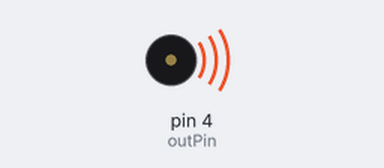
Simulated run of this sketch. Board: Arduino Uno, built with avr-gcc and run on an emulated ATmega328P. Parts: buzzer (waves = sounding).

Above: at 1.2 s.
At 9.0 s:
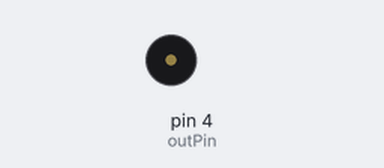
Timing chart, 0 to 20.2 s (numbered marks = the images above):
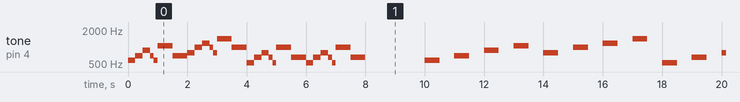

Measured:
- by itself, tone on pin 4 (outPin): plays 587 Hz for 0.25 s, 699 Hz for 0.25 s, 880 Hz for 0.25 s, 699 Hz for 0.13 s, 587 Hz for 0.13 s, 1047 Hz for 0.50 s … (197 notes in this stretch)

The sketch:

Musical_Array.ino
```cpp
// Musical Arpeggio: ii V I Progression

int noteC = 523;
int noteD = 587;
int noteE = 659;
int noteF = 699;
int noteG = 784;
int noteA = 880;
int noteB = 988;
int noteChigh = 1047;
int noteDhigh = 1175;
int noteEhigh = 1319;
int noteFhigh = 1397;

int dMinor[] = {noteD, noteF, noteA, noteChigh};
int gSeven[] = {noteG, noteB, noteDhigh, noteFhigh};
int cMaj[] = {noteC, noteE, noteG, noteB};

int wholeNote = 1000;
int halfNote = 500;
int quartNote = 250;
int dotHalf = 750;
int dotQuart = 375;
int extraWhole = 1250;
int eightNote = 125;
int fiveBeats = 1250;
int fourAndHalfBeats = 1125;

int outPin = 4;
int noteLength = 500;
int restLength = 500;

int melody[] = {noteD, noteF, noteA, noteF, noteD, noteChigh, noteF,
                noteG, noteB, noteDhigh, noteB, noteG, noteFhigh, noteB,
                noteC, noteE, noteG, noteE, noteC, noteB, noteE,
                noteC, noteE, noteG, noteE, noteC, noteB, noteE};

int durations[] = {quartNote, quartNote, quartNote, eightNote, eightNote, halfNote, halfNote,
                   quartNote, quartNote, quartNote, eightNote, eightNote, halfNote, halfNote,
                   quartNote, quartNote, quartNote, eightNote, eightNote, halfNote, halfNote,
                   quartNote, quartNote, quartNote, eightNote, eightNote, halfNote, halfNote};

void setup() {
}

void loop() {
  playSequence();
  noTone(outPin);
  delay(2000);
  chordDminor();
  chordG7();
  chordCmaj();
  chordCmaj();
  noTone(outPin);
  delay(5000);
}

void playSequence() {
  for (int i = 0; i < 28; i++)
  {
    playNoteAndBeat(melody[i], durations[i]);
  }
}

void playNoteAndBeat(int pitch, int beat) {
  tone(outPin, pitch);
  delay(beat);


}

void chordDminor() {
  for (int i = 0; i < 4; i++)
  {
    playNote(dMinor[i]);
  }
}

void chordG7() {
  for (int i = 0; i < 4; i++)
  {
    playNote(gSeven[i]);
  }
}

void chordCmaj() {
  for (int i = 0; i < 4; i++)
  {
    playNote(cMaj[i]);
  }
}

void playNote(int note) {
  tone(outPin, note);
  delay(noteLength);
  noTone(outPin);
  delay(restLength);
}
```
